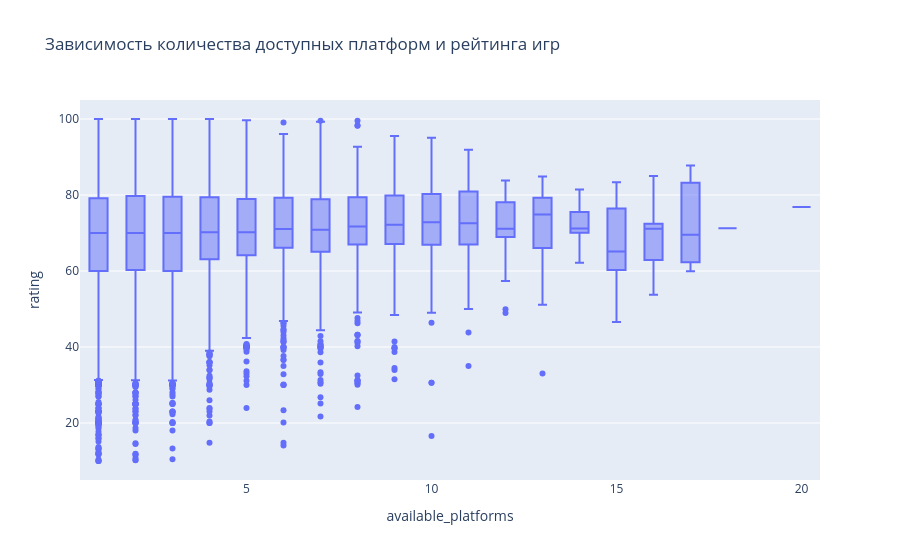

The code cell stored with this chart in its notebook:
### Markdown cell above
На этапе выбора стратегии разработки игр очень часто в первую очередь встает вопрос - а как лучше, разработать игру под как можно большее количество платформ или остановиться на одной/нескольких и не распылятся? Для этого мы выделили отдельную сущность "available_platforms", которая и позволяет посмотреть количество доступных платформ для определенёной игры. Построим график.

### Code cell
pltexp.box(df_with_year, x='available_platforms', y='rating', title='Зависимость количества доступных платформ и рейтинга игр')

### Figure 1 — Plotly figure (JSON) as saved in the notebook; plotly's stock layout.template omitted (floating-point values rounded to 4 significant figures; data arrays with more than 128 entries replaced by an {"elided": "..."} marker saying what was removed)
{"data": [{"alignmentgroup": "True", "hovertemplate": "available_platforms=%{x}<br>rating=%{y}<extra></extra>", "legendgroup": "", "marker": {"color": "#636efa"}, "name": "", "notched": false, "offsetgroup": "", "orientation": "v", "showlegend": false, "type": "box", "x": {"elided": "23203 float values"}, "x0": " ", "xaxis": "x", "y": {"elided": "23203 float values"}, "y0": " ", "yaxis": "y"}], "layout": {"boxmode": "group", "legend": {"tracegroupgap": 0}, "title": {"text": "Зависимость количества доступных платформ и рейтинга игр"}, "xaxis": {"anchor": "y", "domain": [0, 1], "title": {"text": "available_platforms"}}, "yaxis": {"anchor": "x", "domain": [0, 1], "title": {"text": "rating"}}}}
